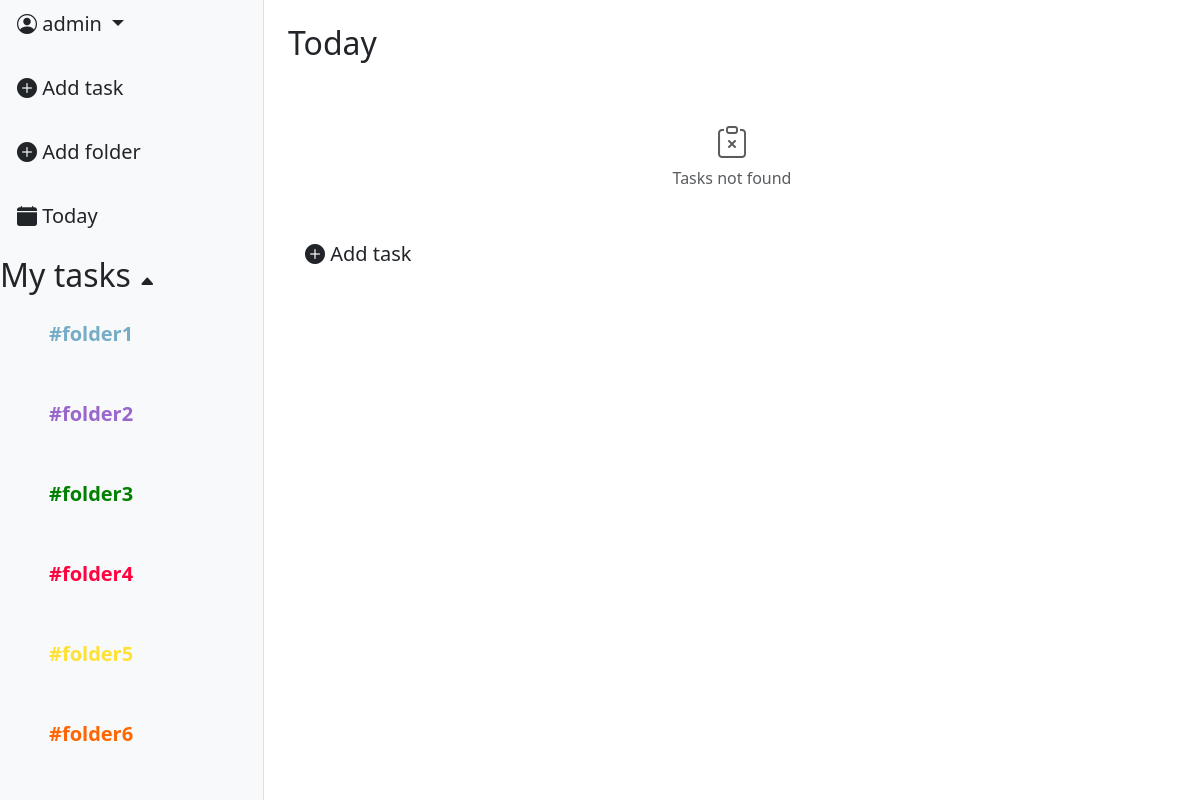
The app's page / (signed in) with its own data.
### task_app/models.py (models this page shows, shortened)
class Folder(models.Model):
    COLOR_VARIATION = [
        ("#77acc7", "🔵Air blue"),
        ("#9966cc", "🟣Amethust"),
        ("#008000", "🟢Apple Green"),
        ("#ff033e", "🔴Red rose"),
        ("#ffe135", "🟡Banana yellow"),
        ("#ff6500", "🟠Sunset"),
        ("#000000", "⚫Black"),
    ]
    color = models.CharField(max_length=30, choices=COLOR_VARIATION, default="Black")
    name = models.CharField(max_length=16)
    box = models.ForeignKey(Box, null=True, blank=True, on_delete=models.CASCADE, default=None)
    created_at = models.DateTimeField(auto_now_add=True)
    creator = models.ForeignKey(User, on_delete=models.CASCADE)

### task_app/views.py (the view)
# urls.py: path('', views.TaskListView.as_view(), name="task_list"),
class TaskListView(LoginRequiredMixin, ListView):
    model = models.Task
    context_object_name = "tasks"
    template_name = "tasks/task_list.html"
    def get_queryset(self):
        queryset = models.Task.objects.filter(creator=self.request.user).prefetch_related('comments')
        folder_id = self.kwargs.get('folder_id')
        if folder_id:
            queryset = queryset.filter(folder_id=folder_id)
        else:
            queryset = queryset.filter(folder__isnull=True)
        status = self.request.GET.get('status')
        if status:
            queryset = queryset.filter(status__iexact=status)
        else:
           queryset = queryset.exclude(status__iexact="done")
        return queryset.order_by("due_date")
    def get_context_data(self, **kwargs):
        context = super().get_context_data(**kwargs)
        context["folders"] = Folder.objects.filter(creator=self.request.user)
        folder_id = self.kwargs.get('folder_id')
        if folder_id:
            context['current_folder'] = get_object_or_404(Folder, id=folder_id, creator=self.request.user)
        else:
            context['current_folder'] = None
        context["form"] = TaskFilterForm(self.request.GET)
        context["task_form"] = TaskForm()
        context["folder_form"] = FolderForm()
        context["comment_form"] = CommentForm()
        context["comments"] = models.Comment.objects.filter(
            task__creator=self.request.user).select_related('creator', 'task')
        return context

### templates/tasks/task_list.html (shortened to what this page needs)
{% extends 'base.html' %}
{% load static %}
{% load custom_tags %}
{% block content %}
<div class="d-flex">
    {% include 'includes/leftbar.html' %}
    <div class="p-4" style="flex: 1 1 0; min-width: 0;">
        {% if current_folder %}
            <h2>/{{ current_folder.name }}</h2>
        {% else %}
            <h2>Today</h2>
        {% endif %}
        <br>
        <ul class="list-group list-group-flush" data-simplebar style="max-height: 700px; overflow-x: hidden;">
            {% for task in tasks %}
                {% include 'includes/rightbar_task_scroll.html' with task=task %}
            {% empty %}
                <li class="list-group-item text-center py-4 text-muted">
                    <i class="bi bi-clipboard-x" style="font-size: 2rem;"></i>
                    <p class="mb-0">Tasks not found</p>
                </li>
            {% endfor %}
        </ul>
        <div class="list-group-item border-0 pt-3">
            <a class="btn btn-lg" data-bs-toggle="modal" data-bs-target="#TaskModal">
                <i class="bi bi-plus-circle-fill"></i> Add task
            </a>
        </div>
    </div>
</div>
{% endblock %}

### templates/includes/leftbar.html (shortened to what this page needs)
<div id="leftbar" class="bg-light border-end" style="width: 22%; min-height: 100vh; position: relative;">
    <div class="dropdown-center mb-3">
        <button class="btn btn-lg dropdown-toggle" type="button" data-bs-toggle="dropdown" aria-expanded="false">
            <i class="bi bi-person-circle"></i>  {{ user.username }}
        </button>
    </div>
    <div class="d-flex flex-column align-items-start gap-3">
        <a class="btn btn-lg" data-bs-toggle="modal" data-bs-target="#TaskModal">
            <i class="bi bi-plus-circle-fill"></i> Add task
        </a>
        <a class="btn btn-lg" data-bs-toggle="modal" data-bs-target="#FolderModal">
            <i class="bi bi-plus-circle-fill"></i> Add folder
        </a>
        <a class="btn btn-lg" href="{% url 'tasks:task_list' %}">
            <i class="bi bi-calendar-fill"></i> Today
        </a>
        <h2 id="folders-toggle" style="cursor: pointer; user-select: none;">
            My tasks <span id="folders-arrow" class="bi bi-caret-up-fill" style="font-size: 16px;"></span>
        </h2>
    </div>
    <div id="folder_list" data-simplebar style="max-height: 500px; overflow-x: hidden;">
        <div class="d-flex flex-column align-items-start gap-3 ps-4">
            {% for folder in folders %}
                <div class="folder-row d-flex align-items-center justify-content-between p-2 rounded">
                    <a
                    href="{% url 'tasks:folder-tasks' folder.pk %}"
                    class="btn btn-lg"
                    style="color: {{ folder.color }}; font-weight: bold;"
                    >
                    #{{ folder.name }} </a>
                </div>
            {% endfor %}
        </div>
    </div>
</div>

### static/css/modal_style.css (style rules this page uses)
.folder-row { transition: background-color 0.2s; cursor: pointer; }
#folder_list { transition: max-height 0.3s ease, opacity 0.3s ease; overflow: hidden !important; }

### records on screen
Folder: name "folder1"
Folder: name "folder2"
Folder: name "folder3"
Folder: name "folder4"
Folder: name "folder5"
Folder: name "folder6"

### other values on screen
{{ user.username }} "admin"
